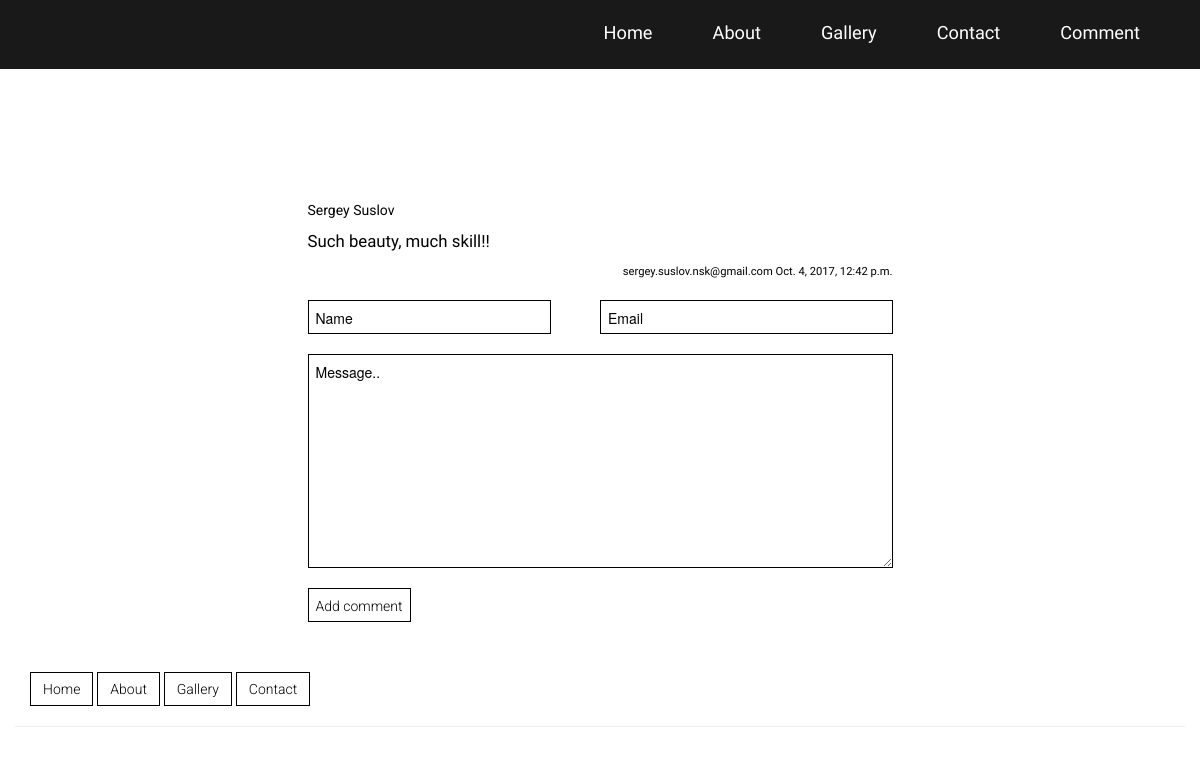
/comment/, run on the app's committed database.
### ballerine_app/models.py (models this page shows, shortened)
class Message(models.Model):
    name = models.CharField(max_length=50)
    email = models.EmailField(default=None)
    message = models.TextField(max_length=300)
    timestamp = models.DateTimeField(auto_now=False, auto_now_add=True)

class StaticText(models.Model):
    title = models.CharField(max_length=120)
    content = models.TextField()

### ballerine_app/views.py (the view)
# urls.py: url(r'^comment/$', comment, name="comment"),
def comment(request):
    comments = Message.objects.all().order_by("timestamp")
    form_button_palceholder = get_object_or_404(StaticText, title="comment_form_button_palceholder")
    form = MessageForm(request.POST or None)
    if form.is_valid():
        instance = form.save(commit=False)
        instance.user = request.user
        instance.save()
        messages.success(request, "Successfully sent")
    elif request.POST:
        messages.success(request, "Sorry, something went wrong")
    context = {
        "head_title": "Comments",
        "form": form,
        "comments": comments,
        "form_button_palceholder": form_button_palceholder
    }
    return render(request, "comment.html", context)

### ballerine_app/forms.py
class MessageForm(forms.ModelForm):
    class Meta:
        model = Message
        fields = ["name", "email", "message"]
    name = forms.CharField(
        label=None,
        widget=forms.TextInput(
            attrs={'class': 'col-sm-5', 'placeholder': 'Name'}
        )
    )
    email = forms.CharField(
        label=None,
        widget=forms.EmailInput(
            attrs={'class': 'col-sm-6 col-sm-offset-1', 'placeholder': 'Email'}
        )
    )
    message = forms.CharField(
        label=None,
        widget=forms.Textarea(
            attrs={'class': 'col-sm-12', 'placeholder': 'Message..'}
        )
    )

### templates/comment.html (shortened to what this page needs)
{% extends 'base.html' %}
{% load staticfiles %}
{% block page_css %}
    <link rel="stylesheet" href="{% static 'contact.css' %}">
    <link rel="stylesheet" href="{% static 'comment.css' %}">
{% endblock %}
{% block content %}
    <div class="container main_thumbnail">
        <div class="col-sm-6 col-sm-offset-3">
            {% if comments %}
                {% for comment in comments %}
                    <div class="row">
                        <p class="name">{{ comment.name }}</p>
                        <p class="message">{{ comment.message }}</p>
                        <small class="emailTime">{{ comment.email }} {{ comment.timestamp }}</small>
                    </div>
                {% endfor %}
            {% endif %}
            <form action="" method="post">{% csrf_token %}
                <div class="row">{{ form.name.errors }}
                    {{ form.name }}
                    {{ form.email }}</div>
                <div class="row">
                    {{ form.message }}</div>
                <div class="row">
                    <input type="submit" class="btn" value="{{ form_button_palceholder.content }}">
                </div>
            </form>
        </div>
    </div>
{% endblock %}

### ballerine_app/static/base.css (style rules this page uses)
.btn { margin: 20px auto 0; font-family: 'Roboto', sans-serif; font-weight: 300; border-radius: 0; background: transparent; color: #000; border: 1px solid #000; transition: all .2s ease; }

### ballerine_app/static/contact.css (style rules this page uses)
.main_thumbnail { color: #000000; padding: 200px 0 0; }
form { margin-top: 20px; }
form input, form textarea { margin: 0; border: 1px solid #000000; padding: 7px 7px 5px !important; }
#id_message { min-height: 200px; margin-top: 20px; }

### ballerine_app/static/comment.css (style rules this page uses)
.name { font-family: "Roboto", serif; }
.message { font-family: "Raleway", serif; font-size: 1.2em; }
.emailTime { display: block; text-align: end; font-size: 0.8em; font-family: "Raleway", serif; }

### data on the page
Message: name "Sergey Suslov", message "Such beauty, much skill!!", email "sergey.suslov.nsk@gmail.com", timestamp "Oct. 4, 2017, 12:42 p.m."
StaticText: content "Add comment"
